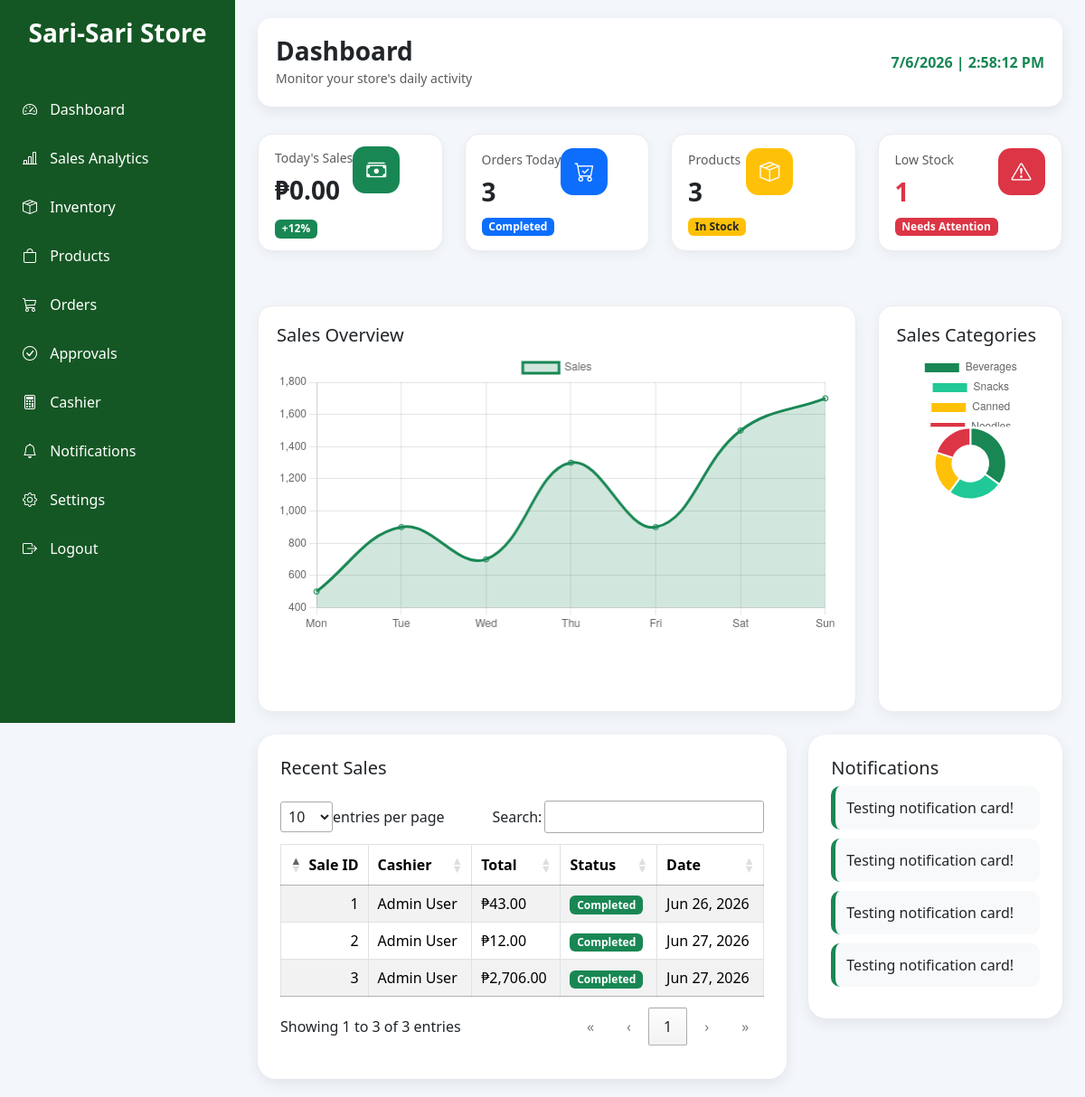
Screenshot of /SARI-SARI_STORE/View/dashboard_duplicate.php with the database file from the repository.
### tables this page shows
CREATE TABLE `sales` (
  `sale_id` int(11) NOT NULL,
  `cashier_id` int(11) NOT NULL,
  `total_amount` decimal(10,2) NOT NULL DEFAULT 0.00,
  `payment` decimal(10,2) NOT NULL DEFAULT 0.00,
  `change_amount` decimal(10,2) NOT NULL DEFAULT 0.00,
  `status` enum('Completed','Pending','Voided') DEFAULT 'Completed',
  `created_at` timestamp NOT NULL DEFAULT current_timestamp()
);

CREATE TABLE `users` (
  `user_id` int(11) NOT NULL,
  `username` varchar(50) DEFAULT NULL,
  `password` varchar(255) DEFAULT NULL,
  `full_name` varchar(100) DEFAULT NULL,
  `role` enum('Admin','Cashier','Customer') DEFAULT NULL,
  `status` enum('Active','Inactive') DEFAULT NULL,
  `created_at` timestamp NOT NULL DEFAULT current_timestamp(),
  `last_login` datetime DEFAULT NULL
);

### SARI-SARI_STORE/View/dashboard_duplicate.php (the view, shortened to what this page needs)
<?php
require_once '../Model/database.php';
$productQuery = mysqli_query($conn, "
    SELECT COUNT(*) AS totalProducts
    FROM products
");
$productData = mysqli_fetch_assoc($productQuery);
$lowStockQuery = mysqli_query($conn, "
    SELECT COUNT(*) AS totalLowStock
    FROM inventory
    WHERE quantity <= minimum_stock
");
$lowStockData = mysqli_fetch_assoc($lowStockQuery);
$orderQuery = mysqli_query($conn, "
    SELECT COUNT(*) AS totalOrders
    FROM sales
");
$orderData = mysqli_fetch_assoc($orderQuery);
$salesQuery = mysqli_query($conn, "
    SELECT IFNULL(SUM(total_amount),0) AS todaysSales
    FROM sales
    WHERE DATE(created_at)=CURDATE()
");
$salesData = mysqli_fetch_assoc($salesQuery);
?>
<!DOCTYPE html>
<html lang="en">
<head>
    <link rel="stylesheet" href="../Assets/bootstrap.min.css">
    <link rel="stylesheet" href="../Assets/animate.min.css">
    <link rel="stylesheet" href="../Assets/datatables.css">
    <link rel="stylesheet" href="../Assets/sweetalert2.min.css">
    <link rel="stylesheet"
        href="https://cdn.jsdelivr.net/npm/bootstrap-icons@1.11.3/font/bootstrap-icons.min.css">
</head>
<body>
<div class="sidebar animate__animated animate__fadeInLeft">
    <h3>Sari-Sari Store</h3>
    <ul>
        <li><i class="bi bi-speedometer2"></i> Dashboard</li>
        <li><i class="bi bi-bar-chart-line"></i> Sales Analytics</li>
        <li><i class="bi bi-box-seam"></i> Inventory</li>
        <li><i class="bi bi-bag"></i> Products</li>
        <li><i class="bi bi-cart3"></i> Orders</li>
        <li><i class="bi bi-check-circle"></i> Approvals</li>
        <li><i class="bi bi-calculator"></i> Cashier</li>
        <li><i class="bi bi-bell"></i> Notifications</li>
        <li><i class="bi bi-gear"></i> Settings</li>
        <li><i class="bi bi-box-arrow-right"></i> Logout</li>
    </ul>
</div>
<div class="main">
    <div class="topbar animate__animated animate__fadeInDown">
        <div>
            <h3 class="fw-bold mb-0">
                Dashboard
            </h3>
            <small class="text-muted">
                Monitor your store's daily activity
            </small>
        </div>
        <div class="clock text-end">
            <div id="clock"></div>
        </div>
    </div>
    <div class="row g-4 mb-4">
        <div class="col-lg-3 col-md-6 mb-3">
            <div class="dashboard-card">
                <div class="d-flex justify-content-between align-items-start">
                    <div>
                        <small class="text-muted">
                            Today's Sales
                        </small>
                        <h3 class="fw-bold mt-2">
                            ₱<?= number_format($salesData['todaysSales'],2); ?>
                        </h3>
                        <span class="badge bg-success mt-2">
                            +12%
                        </span>
                    </div>
                    <div class="icon bg-success">
                        <i class="bi bi-cash-stack"></i>
                    </div>
                </div>
            </div>
        </div>
        <div class="col-xl-3 col-md-6">
            <div class="dashboard-card">
                <div class="d-flex justify-content-between align-items-start">
                    <div>
                        <small class="text-muted">
                            Orders Today
                        </small>
                        <h3 class="fw-bold mt-2">
                            <?= $orderData['totalOrders']; ?>
                        </h3>
                        <span class="badge bg-primary">
                            Completed
                        </span>
                    </div>
                    <div class="icon bg-primary">
                        <i class="bi bi-cart-check"></i>
                    </div>
                </div>
            </div>
        </div>
        <div class="col-xl-3 col-md-6">
            <div class="dashboard-card">
                <div class="d-flex justify-content-between align-items-start">
                    <div>
                        <small class="text-muted">
                            Products
                        </small>
                        <h3 class="fw-bold mt-2">
                            <?= $productData['totalProducts']; ?>
                        </h3>
                        <span class="badge bg-warning text-dark">
                            In Stock
                        </span>
                    </div>
                    <div class="icon bg-warning">
                        <i class="bi bi-box-seam"></i>
                    </div>
                </div>
            </div>
        </div>
        <div class="col-xl-3 col-md-6">
            <div class="dashboard-card">
                <div class="d-flex justify-content-between align-items-start">
                    <div>
                        <small class="text-muted">
                            Low Stock
                        </small>
                        <h3 class="fw-bold mt-2 text-danger">
                            <?= $lowStockData['totalLowStock']; ?>
                        </h3>
                        <span class="badge bg-danger">
                            Needs Attention
                        </span>
                    </div>
                    <div class="icon bg-danger">
                        <i class="bi bi-exclamation-triangle"></i>
                    </div>
                </div>
            </div>
        </div>
    </div>
    <div class="row">
        <div class="col-lg-9">
            <div class="chart-card">
                <h5>Sales Overview</h5>
                <canvas id="salesChart"></canvas>
            </div>
        </div>
        <div class="col-lg-3">
            <div class="chart-card">
                <h5>Sales Categories</h5>
                <canvas id="pieChart"></canvas>
            </div>
        </div>
    </div>
    <div class="row">
        <div class="col-lg-8">
            <div class="table-card">
                <h5 class="mb-4">Recent Sales</h5>
                <table class="table table-bordered table-striped" id="salesTable">
                    <thead>
                        <tr>
                            <th>Sale ID</th>
                            <th>Cashier</th>
                            <th>Total</th>
                            <th>Status</th>
                            <th>Date</th>
                        </tr>
                    </thead>
                    <tbody>
                        <?php
                        $recentSales = mysqli_query($conn,"
                        SELECT
                            sales.sale_id,
                            users.full_name,
                            sales.total_amount,
                            sales.status,
                            sales.created_at
                        FROM sales
                        INNER JOIN users
                        ON sales.cashier_id = users.user_id
                        ORDER BY sales.created_at DESC
                        LIMIT 10
                        ");
                        while($sale = mysqli_fetch_assoc($recentSales))
                        {
                        ?>
                        <tr>
                            <td><?= $sale['sale_id']; ?></td>
                            <td><?= $sale['full_name']; ?></td>
                            <td>₱<?= number_format($sale['total_amount'],2); ?></td>
                            <td>
                                <?php
                                if($sale['status']=="Completed")
                                {
                                    echo '<span class="badge bg-success">Completed</span>';
                                }
                                else
                                {
                                    echo '<span class="badge bg-warning text-dark">'.$sale['status'].'</span>';
                                }
                                ?>
                            </td>
                            <td><?= date("M d, Y",strtotime($sale['created_at'])); ?></td>
                        </tr>
                        <?php
                        }
                        ?>
                    </tbody>
                </table>
            </div>
        </div>
        <div class="col-lg-4">
            <div class="table-card">
                <h5>Notifications</h5>
                <div class="notification">
                    Testing notification card!
                </div>
                <div class="notification">
                    Testing notification card!
                </div>
                <div class="notification">
                    Testing notification card!
                </div>
                <div class="notification">
                    Testing notification card!
                </div>
            </div>
        </div>
    </div>
</div>
<script>
$("#salesTable").DataTable();
function updateClock(){
    const now = new Date();
    document.getElementById("clock").innerHTML =
        now.toLocaleDateString() + " | " +
        now.toLocaleTimeString();
}
setInterval(updateClock,1000);
updateClock();
const ctx=document.getElementById("salesChart");
new Chart(ctx,{
type:'line',
data:{
labels:['Mon','Tue','Wed','Thu','Fri','Sat','Sun'],
datasets:[{
label:'Sales',
data:[500,900,700,1300,900,1500,1700],
borderColor:'#198754',
backgroundColor:'rgba(25,135,84,.2)',
fill:true,
tension:.4
}]
}
});
const pie=document.getElementById("pieChart");
new Chart(pie,{
type:'doughnut',
data:{
labels:['Beverages','Snacks','Canned','Noodles'],
datasets:[{
data:[35,25,20,20],
backgroundColor:[
'#198754',
'#20c997',
'#ffc107',
'#dc3545'
]
}]
}
});
</script>
</body>
</html>

### SARI-SARI_STORE/Assets/datatables.css (style rules this page uses)
:root { --dt-row-selected: 13, 110, 253; --dt-row-selected-text: 255, 255, 255; --dt-row-selected-link: 228, 228, 228; --dt-row-stripe: 0, 0, 0; --dt-row-hover: 0, 0, 0; --dt-column-ordering: 0, 0, 0; --dt-header-align-items: center; --dt-header-vertical-align: middle; --dt-html-background: white; }
table.dataTable thead > tr > th.dt-orderable-asc, table.dataTable thead > tr > th.dt-orderable-desc, table.dataTable thead > tr > td.dt-orderable-asc, table.dataTable thead > tr > td.dt-orderable-desc { cursor: pointer; }
table.dataTable th, table.dataTable td { box-sizing: border-box; }
table.dataTable th.dt-type-numeric, table.dataTable th.dt-type-date, table.dataTable td.dt-type-numeric, table.dataTable td.dt-type-date { text-align: right; }
table.dataTable thead th, table.dataTable thead td, table.dataTable tfoot th, table.dataTable tfoot td { text-align: left; vertical-align: var(--dt-header-vertical-align); }
:root { --dt-row-hover-alpha: 0.035; --dt-row-stripe-alpha: 0.023; --dt-column-ordering-alpha: 0.019; --dt-row-selected-stripe-alpha: 0.923; --dt-row-selected-column-ordering-alpha: 0.919; }
table.dataTable { width: 100%; margin: 0 auto; border-spacing: 0; }
table.dataTable thead th, table.dataTable tfoot th { font-weight: bold; }
table.dataTable > thead > tr > th, table.dataTable > thead > tr > td { padding: 10px; border-bottom: 1px solid rgba(0, 0, 0, 0.3); }
table.dataTable > tbody > tr { background-color: transparent; }
table.dataTable > tbody > tr:first-child > * { border-top: none; }
table.dataTable > tbody > tr:last-child > * { border-bottom: none; }
table.dataTable > tbody > tr > th, table.dataTable > tbody > tr > td { padding: 8px 10px; }
div.dt-container div.dt-layout-full > *:only-child { margin-left: auto; margin-right: auto; }
div.dt-container.dt-empty-footer tbody > tr:last-child > * { border-bottom: 1px solid rgba(0, 0, 0, 0.3); }

### SARI-SARI_STORE/View/dashboard_duplicate.php (style rules this page uses)
* { margin:0; padding:0; box-sizing:border-box; }
body { background:#f3f6fb; font-family:Segoe UI,sans-serif; overflow-x:hidden; }
.sidebar { position:fixed; left:0; top:0; width:260px; height:100vh; background:#155724; color:white; padding-top:20px; }
.sidebar h3 { text-align:center; margin-bottom:40px; font-weight:bold; }
.sidebar ul { list-style:none; padding:0; }
.sidebar ul li { padding:15px 25px; cursor:pointer; transition:.3s; }
.sidebar ul li i { margin-right:10px; }
.main { margin-left:260px; padding:20px 25px; }
.topbar { background:white; border-radius:15px; padding:20px; display:flex; justify-content:space-between; align-items:center; margin-bottom:30px; box-shadow:0 5px 15px rgba(0,0,0,.08); }
.clock { font-weight:bold; color:#198754; }
.dashboard-card { background:#fff; border-radius:16px; padding:18px; height:130px; border:1px solid #ececec; box-shadow:0 4px 12px rgba(0,0,0,.05); transition:.25s; display:flex; justify-content:space-between; align-items:center; }
.icon { width:52px; height:52px; border-radius:14px; display:flex; justify-content:center; align-items:center; color:white; font-size:22px; }
.dashboard-card small { color:#999; }
.chart-card { background:white; margin-top:20px; border-radius:16px; padding:20px; height:450px; border:1px solid #ececec; box-shadow:0 5px 15px rgba(0,0,0,.05); }
.table-card { margin-top:25px; background:white; border-radius:20px; padding:25px; box-shadow:0 5px 15px rgba(0,0,0,.08); }
.notification { background:#f8f9fa; padding:12px; border-radius:10px; margin-bottom:10px; border-left:5px solid #198754; }

### rows the page displays
sales: sale_id "3", cashier.full_name "Admin User", total_amount "2,706.00", status "Completed", created_at "Jun 27, 2026"
sales: sale_id "2", cashier.full_name "Admin User", total_amount "12.00", status "Completed", created_at "Jun 27, 2026"
sales: sale_id "1", cashier.full_name "Admin User", total_amount "43.00", status "Completed", created_at "Jun 26, 2026"

### other values shown
$salesData['todaysSales'] "0.00"
$orderData['totalOrders'] "3"
$productData['totalProducts'] "3"
$lowStockData['totalLowStock'] "1"
